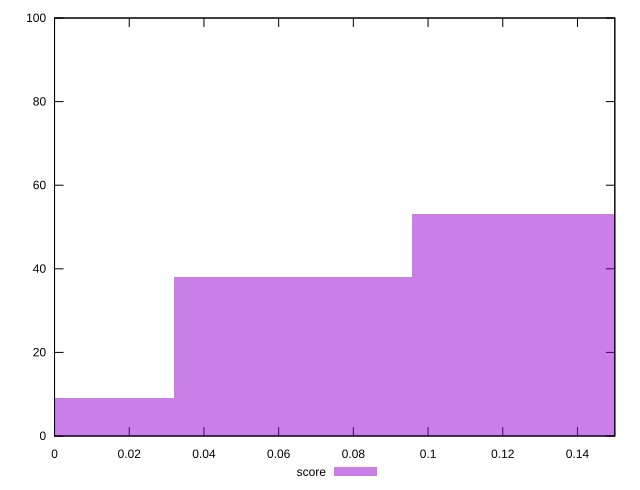

This chart was generated by the following gnuplot code:
reset

$score <<EOF
0 9
0.06380103825858403 38
0.12760207651716807 53
EOF

set key outside below
set boxwidth 0.06380103825858403
set xrange [0:0.15]
set yrange [0:100]
set trange [0:100]
set style fill transparent solid 0.5 noborder
set terminal svg size 640, 490 enhanced background rgb 'white'
set output "reprap/max-potential-fid/samples/pages/score/histogram.svg"

plot $score title "score" with boxes

reset
